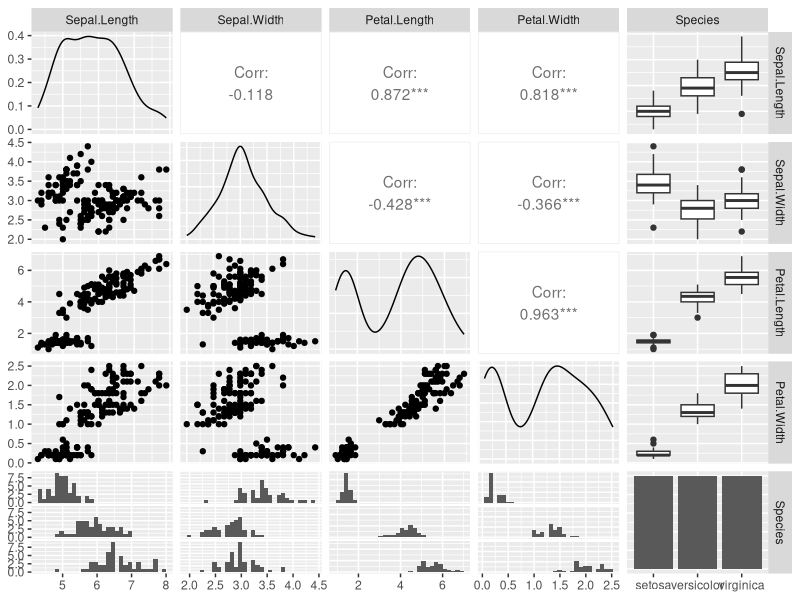
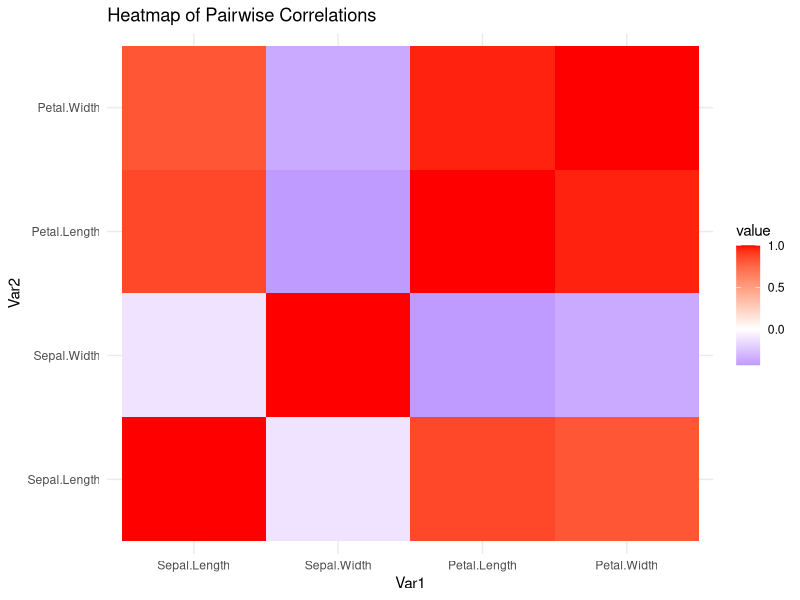
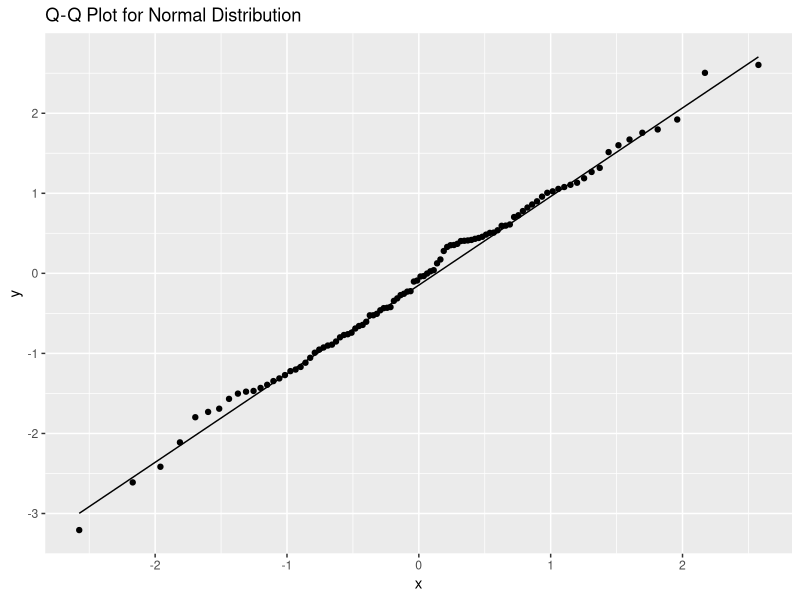
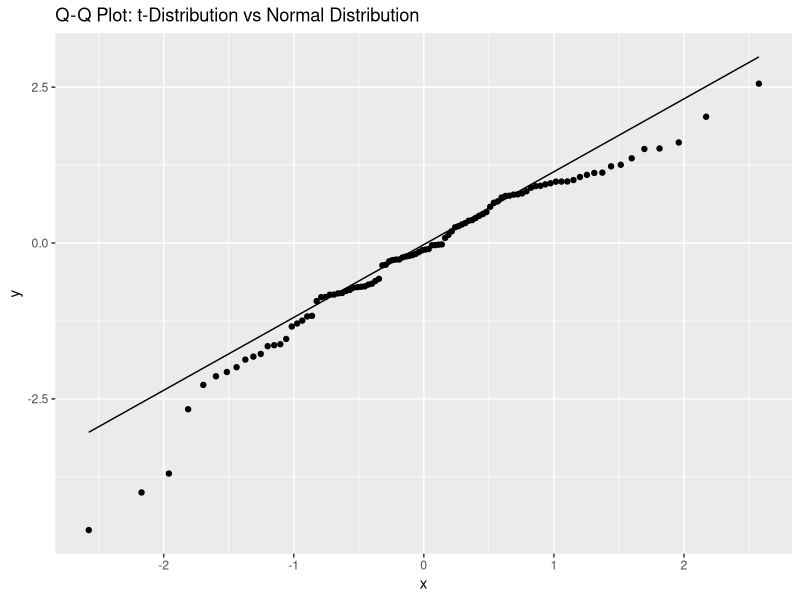

Generate these figures, in order, with R:
# Activity2-11/2/25


library(GGally)
library(ggplot2)
library(reshape2)

# 1. Scatterplot Matrix using iris dataset
ggpairs(iris)
Sys.sleep(2)  # Pause for a few seconds to display the plot

# 2. Heatmap for pairwise correlations
cor_matrix <- cor(iris[,1:4])
melted_cor <- melt(cor_matrix)
ggplot(data = melted_cor, aes(x=Var1, y=Var2, fill=value)) +
  geom_tile() +
  scale_fill_gradient2(low="blue", high="red", mid="white", midpoint=0) +
  theme_minimal() +
  labs(title="Heatmap of Pairwise Correlations")
Sys.sleep(2)  

# 3. Basic Q-Q Plot to check normality
data <- rnorm(100)
ggplot(data.frame(sample=data), aes(sample=sample)) +
  stat_qq() +
  stat_qq_line() +
  ggtitle("Q-Q Plot for Normal Distribution")
Sys.sleep(2)  

# 4. Q-Q Plot comparing t-distribution vs normal distribution
t_data <- rt(100, df=5)
ggplot(data.frame(sample=t_data), aes(sample=sample)) +
  stat_qq(distribution = qnorm) +
  stat_qq_line(distribution = qnorm) +
  ggtitle("Q-Q Plot: t-Distribution vs Normal Distribution")
Sys.sleep(2)  

# 5. Cross-Tabulation Table
gender <- c("Male", "Female", "Female", "Male", "Male", "Female", "Female", "Male")
purchase <- c("Yes", "No", "Yes", "No", "Yes", "Yes", "No", "Yes")
print(table(gender, purchase))  # Print the table in the console
